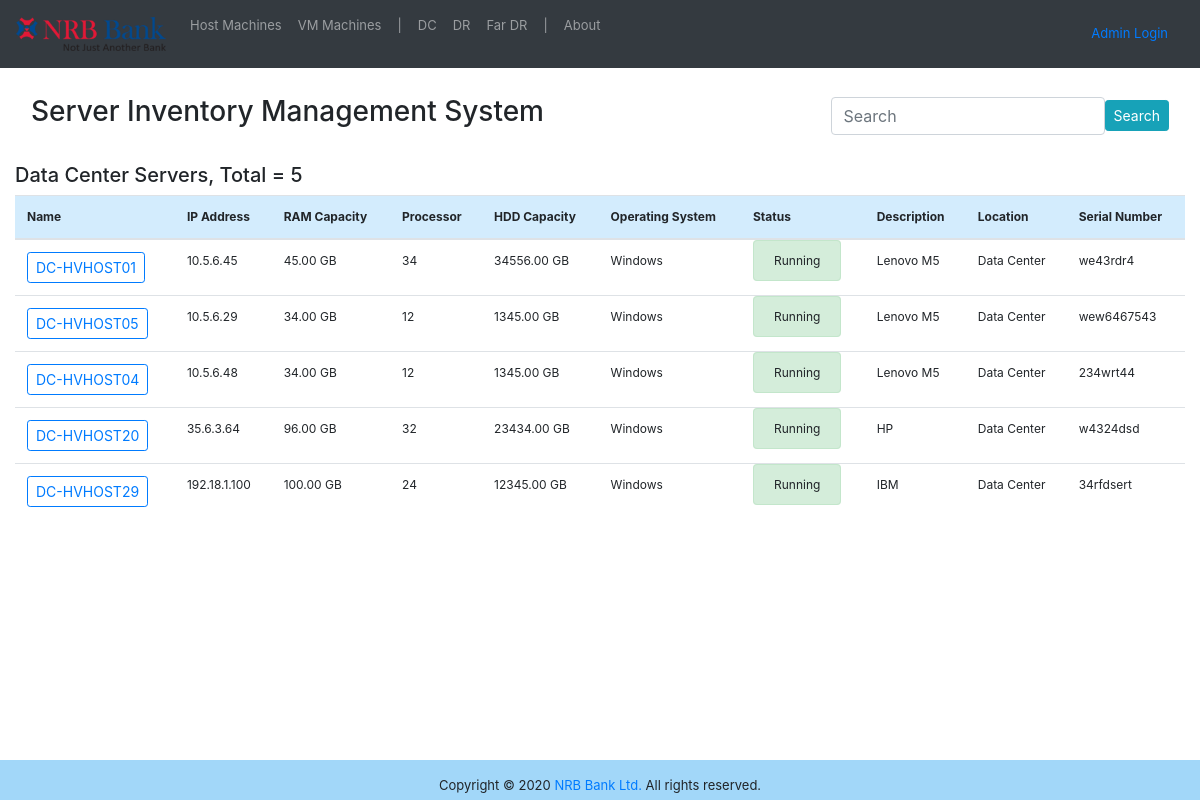
/dc_items/, run on the app's committed database.
### server/models.py (models this page shows, shortened)
class Host_Server(models.Model):
    name= models.CharField(max_length=25, blank=False,unique=True, verbose_name="Host Name")
    ip_address= models.GenericIPAddressField(unique=True,default="192.168.1.100", verbose_name="IP Address")
    ram= models.DecimalField(max_digits=5, decimal_places=2,default=1, verbose_name="RAM")
    processor= models.IntegerField(blank=False, null=True, verbose_name="CPU")
    hdd= models.DecimalField(max_digits=7, decimal_places=2,default=1, verbose_name="Hard Disk")
    os= models.CharField(max_length=30,default="Windows", verbose_name="Operating System")
    descriptions= models.CharField(max_length=50,default="", verbose_name="Model")
    choices=(
        ('Running', 'Running'),
        ('Stopped', 'Stopped')
    )
    status= models.CharField(max_length=10, choices= choices, default="Running")
    choices=(
        ('Data Center','DC'),
        ('Disater Recovery', 'DR'),
        ('Far DR','fDR')
    )
    site=models.CharField(max_length=16, choices=choices, default="DC", null=True)
    sn= models.CharField(max_length=30,default="", verbose_name="Serial Number")
    class Meta:
        verbose_name = "Host Server"
        verbose_name_plural = "Host Servers"

### server/views.py (the view)
# urls.py: path('dc_items/', dc_items, name='dc_items'),
def dc_items(request, *args, **kwargs):
    template = 'dc_items.html'
    dc_site=Host_Server.objects.filter(site__contains='Data Center')
    context = {
        'dc_site': dc_site,
        'header': 'Data Center Servers'
    }
    return render(request, template, context)

### server/templates/dc_items.html
{% extends 'base.html' %}
{% block body %}
<br>
<div>
  <h5> {{ header }},  Total = {{ dc_site.count }}</h5>
</div>
<table class="table table-hover">
  <thead style="background-color: rgba(133, 202, 248, 0.356)">
    <tr>
      <th>Name</th>
      <th>IP Address</th>
      <th>RAM Capacity</th>
      <th>Processor</th>
      <th>HDD Capacity</th>
      <th>Operating System</th>
      <th>Status</th>
      <th>Description</th>
      <th>Location</th>
      <th>Serial Number</th>
    </tr>
  </thead>
  <tbody>
    {% for dc_site in dc_site %}
    <tr>
      <td><a href="{% url 'container_items' dc_site.pk %}" class="btn btn-outline-primary btn btn-sm" role="button" aria-pressed="true"> {{ dc_site.name }}</a></td>
      <td>{{ dc_site.ip_address}}</td>
      <td>{{ dc_site.ram }} GB </td>
      <td>{{ dc_site.processor }}</td>
      <td>{{ dc_site.hdd }} GB</td>
      <td>{{ dc_site.os }}</td>
      {% if dc_site.status == "Running" %}
      <td><a class="alert alert-success" role="alert" aria-pressed="false">{{ dc_site.status }}</a></td>
      {% else %}
      <td><a class="alert alert-danger" role="alert" aria-pressed="false">{{ dc_site.status }}</a></td>
      {% endif %}
      <td>{{ dc_site.descriptions }}</td>
      <td>{{ dc_site.site }}</td>
      <td>{{ dc_site.sn }}</td>
    </tr>
    {% endfor %}
  </tbody>
</table>
{% endblock %}

### data on the page
Host_Server: name "DC-HVHOST01", ip_address "10.5.6.45", ram "45.00", processor "34", hdd "34556.00", os "Windows", status "Running", descriptions "Lenovo M5", site "Data Center", sn "we43rdr4"
Host_Server: name "DC-HVHOST05", ip_address "10.5.6.29", ram "34.00", processor "12", hdd "1345.00", os "Windows", status "Running", descriptions "Lenovo M5", site "Data Center", sn "wew6467543"
Host_Server: name "DC-HVHOST04", ip_address "10.5.6.48", ram "34.00", processor "12", hdd "1345.00", os "Windows", status "Running", descriptions "Lenovo M5", site "Data Center", sn "234wrt44"
Host_Server: name "DC-HVHOST20", ip_address "35.6.3.64", ram "96.00", processor "32", hdd "23434.00", os "Windows", status "Running", descriptions "HP", site "Data Center", sn "w4324dsd"
Host_Server: name "DC-HVHOST29", ip_address "192.18.1.100", ram "100.00", processor "24", hdd "12345.00", os "Windows", status "Running", descriptions "IBM", site "Data Center", sn "34rfdsert"

### other printed values
{{ header }} "Data Center Servers"
{{ dc_site.count }} "5"
